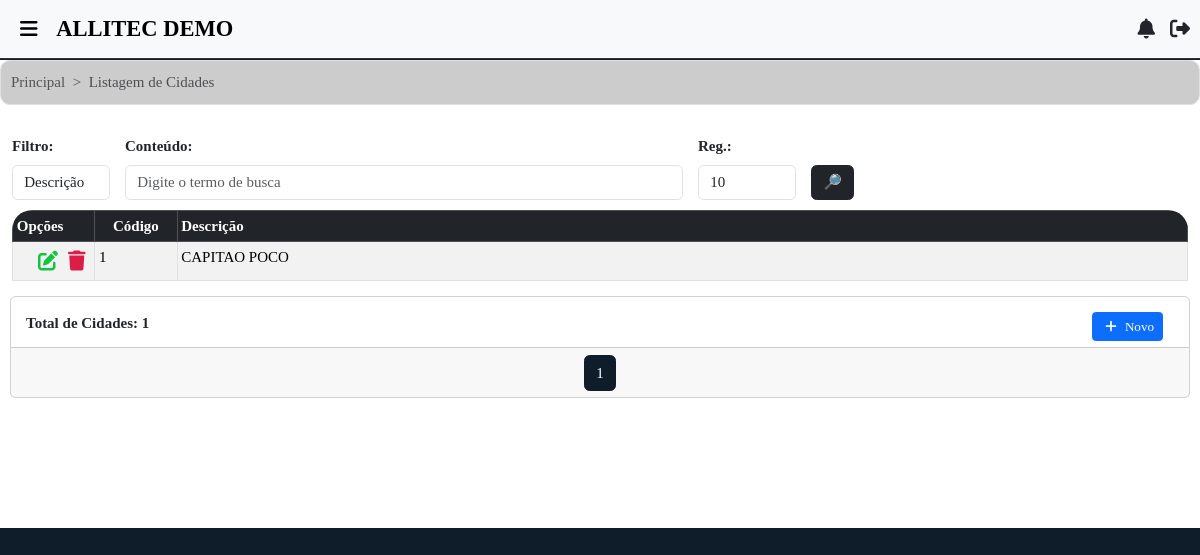
Screenshot of /cidades/lista/ (signed in) with the database file from the repository.
### filiais/models.py (models this page shows, shortened)
class Usuario(AbstractUser):
    empresa = models.ForeignKey(Empresa, on_delete=models.CASCADE, related_name="usuarios", null=True, blank=True)
    filial_user = models.ForeignKey(Filial, on_delete=models.SET_NULL, null=True, blank=True, related_name="usuarios")
    codigo_local = models.PositiveIntegerField(blank=True, null=True)
    gerar_senha_lib = models.BooleanField(default=False, verbose_name='Gerar Senha de Liberação')
    senha_liberacao = models.CharField(max_length=20, blank=True, null=True, verbose_name='Senha de Liberação')
    is_master = models.BooleanField(default=False)
    class Meta:
        unique_together = ('username', 'empresa')

class Filial(models.Model):
    situacao = models.CharField(
        max_length=10,
        verbose_name="Situação",
        choices=[
            ('Ativa', 'Ativa'),
            ('Inativa', 'Inativa')
        ]
    )
    layout_contrato = models.CharField(
        max_length=10,
        verbose_name="Layout Contrato",
        choices=[
            ('Layout 1', 'Layout 1'),
            ('Layout 2', 'Layout 2')
        ],
        default="Layout 1"
    )
    tp_chave = models.CharField(
        max_length=20,
        verbose_name="Tipo de Chave Pix",
        choices=[
            ('CPF', 'CPF'),
            ('CNPJ', 'CNPJ'),
            ('E-mail', 'E-mail'),
            ('Telefone', 'Telefone'),
            ('Chave Aleatória', 'Chave Aleatória')
        ]
    )
    chave_pix = models.CharField(
        max_length=100,
        verbose_name="Chave Pix"
    )
    banco_fil = models.ForeignKey('bancos.Banco', on_delete=models.CASCADE, null=True, blank=True)
    beneficiario = models.CharField(max_length=255, verbose_name='Nome Beneficiário')
    info_comp = models.TextField(default="Obrigado pela preferência!", blank=True)
    info_orcamento = models.TextField(default="*Caro cliente, caso você encontre um orçamento com valor inferior, podemos analisar o orçamento concorrente para fecharmos negócio.", blank=True)
    cnpj = models.CharField(max_length=20, verbose_name='CNPJ')
    ie = models.CharField(max_length=20, verbose_name='Inscrição Estadual')
    razao_social = models.CharField(max_length=100, verbose_name='Razão Social')
    fantasia = models.CharField(max_length=100, verbose_name='Fantasia')
    endereco = models.CharField(max_length=100, verbose_name='Endereço')
    cep = models.CharField(max_length=10, verbose_name='CEP')
    numero = models.CharField(max_length=10, verbose_name='Nº')
    bairro_fil = models.ForeignKey('bairros.Bairro', on_delete=models.SET_NULL, null=True)
    complem = models.CharField(max_length=20, verbose_name='Complemento', blank=True)
    cidade_fil = models.ForeignKey('cidades.Cidade', on_delete=models.SET_NULL, null=True)
    uf = models.ForeignKey('estados.Estado', on_delete=models.SET_NULL, null=True)
    tel = models.CharField(max_length=15, verbose_name='Fone')
    email = models.EmailField(max_length=40, verbose_name='E-mail')
    fantasia_normalizado = models.CharField(max_length=255, editable=False)
    logo = models.FileField(upload_to='logo/', null=True, blank=True, default='default_logo.png')
    vinc_emp = models.ForeignKey(Empresa, on_delete=models.CASCADE)
    dt_criacao = models.CharField(
        max_length=30,
        verbose_name='Data de Registro',
        default=data_hoje_formatada
    )
    dt_inativacao = models.CharField(max_length=30, verbose_name='Data de Inativação', blank=True, null=True)
    principal = models.BooleanField(default=False, verbose_name='Filial Principal')
    vinculada_a = models.ForeignKey('self', null=True, blank=True, on_delete=models.CASCADE, related_name='filiais_secundarias', verbose_name='Filial Vinculada à')
    class Meta:
        verbose_name_plural = "Filiais"

### cidades/models.py (models this page shows, shortened)
class Cidade(models.Model):
    nome_cidade = models.CharField(max_length=100, unique=True)
    vinc_emp = models.ForeignKey('empresas.Empresa', on_delete=models.CASCADE, null=True, blank=True)
    class Meta:
        verbose_name_plural = "Cidades"

### cidades/views.py (the view)
# urls.py: path("lista/", views.lista_cidades, name='lista-cidades'),
@verifica_permissao('cidades.view_cidade')
@login_required
def lista_cidades(request):
    s = request.GET.get('s')
    tp = request.GET.get('tp')
    reg = request.GET.get('reg', '10')
    cidades = Cidade.objects.filter(vinc_emp=request.user.empresa)
    if tp == 'desc' and s:
        norm_s = remove_accents(s).lower()
        cidades = cidades.filter(nome_cidade__icontains=norm_s).order_by('nome_cidade')
    elif tp == 'cod' and s:
        try:
            cidades = cidades.filter(id__iexact=s).order_by('nome_cidade')
        except ValueError:
            cidades = Cidade.objects.none()
    if reg == 'todos':
        num_pagina = cidades.count() or 1
    else:
        try:
            num_pagina = int(reg) if int(reg) > 0 else 1
        except ValueError:
            num_pagina = 10  # Valor padrão
    paginator = Paginator(cidades, num_pagina)
    page = request.GET.get('page')
    cidades = paginator.get_page(page)
    return render(request, 'cidades/lista.html', {
        'cidades': cidades,
        's': s,
        'tp': tp,
        'reg': reg,
    })

### templates/cidades/lista.html (shortened to what this page needs)
{% extends 'base.html' %}
{% load static %}
{% block content %}
    <div class="container-fluid bg-white">
        <nav style="--bs-breadcrumb-divider: '>';" aria-label="breadcrumb">
            <ol class="breadcrumb">
                <li class="breadcrumb-item"><a href="{% url 'inicio' %}" id="item-naveg">Principal</a></li>
                <li class="breadcrumb-item active" aria-current="page">Listagem de Cidades</li>
            </ol>
        </nav>
        <form method="GET" id="search-form" style="margin-left: 1%; margin-right: 1%;">
            <div class="row g-3 align-items-end">
                <div class="col-md-1 search-div">
                    <label class="form-label">Filtro:</label>
                    <select name="tp" id="tp" class="form-control">
                        <option value="desc" {% if request.GET.tp == 'desc' %}selected{% endif %}>Descrição</option>
                    </select>
                </div>
                <div class="col-md-2 search-div flex-md-fill">
                    <label class="form-label">Conteúdo:</label>
                    <input class="form-control" type="text" name="s" id="s" placeholder="Digite o termo de busca" value="{{ request.GET.s }}">
                </div>
                <div class="col-md-1 search-div">
                    <label class="form-label">Reg.:</label>
                    <select class="form-control" id="qtd_reg" name="reg">
                        <option value="10" {% if request.GET.reg == '10' %}selected{% endif %}>10</option>
                    </select>
                </div>
                <div class="col search-div d-flex justify-content-start">
                    <button class="btn btn-dark" title="Consultar clientes" type="submit" id="data-btn" data-bs-toggle="modal" data-bs-target="#loadingModal">🔎</button>
                </div>
            </div>
        </form>
        <div class="table-container" style="margin-left: 1%; margin-right: 1%;">
            <table class="table table-bordered table-responsive-md table-rounded table-striped" id="tabelas-lista">
                <thead thead class="table-dark">
                    <tr>
                        <th scope="col" style="text-align: justify; width: 7%;">Opções</th>
                        <th scope="col" style="text-align: center; width: 7%;">Código</th>
                        <th scope="col" style="align-items: center;">Descrição</th>
                    </tr>
                </thead>
                <tbody>
                    {% for cidade in cidades %}
                        <tr>
                            <td style="width: 80px;">
                                <span>
                                    <i class="fas fa-trash" title="Deletar" data-bs-toggle="modal" data-bs-target="#modal-{{ cidade.id }}"></i>
                                </span>
                                <a href="{% url 'att-cidade' cidade.id %}" class="btn-permissao"
                                  data-permissao="cidades.change_cidade"
                                  data-msg-negado="Seu usuário não pode editar cidades!"><span><i class="fas fa-edit" title="Editar"></i></span></a>
                            </td>
                            <td style="align-items: center;">{{ cidade.id }}</td>
                            <td class="text-uppercase" style="align-items: center;">{{ cidade.nome_cidade }}</td>
                        </tr>
                    {% empty %}
                    <tr>
                        <td colspan="8" class="me-auto" style="text-align: center;">
                            Nenhuma cidade encontrada.
                        </td>
                    </tr>
                    {% endfor %}
                </tbody>
            </table>
        </div>
        <div class="card">
            <div class="card-body" style="max-height: 50px;">
                <strong>Total de Cidades: {{ cidades|length }}</strong>
                <a id="add-link" href="{% url 'add-cidade' %}" style="margin-left: 1%; margin-right: 1%; float: right;" class="btn-permissao" data-permissao="cidades.add_cidade" data-msg-negado="Seu usuário não pode adicionar cidades!">
                    <button type="button" class="btn btn-primary btn-sm" id="add-cidade"><i class="fas fa-plus"></i> Novo</button>
                </a>
            </div>
            <div class="card-footer text-body-secondary">
                <nav aria-label="Page navigation example" style="padding-bottom: 1px;">
                    <ul class="pagination justify-content-center">
                        {% for num in cidades.paginator.page_range %}
                            {% if num >= cidades.number|add:'-2' and num <= cidades.number|add:'2' %}
                                {% if cidades.number == num %}
                                    <li class="page-item active" aria-current="page">
                                        <span class="page-link" style="background-color: #0f1d2b; color: white;">{{ num }}</span>
                                    </li>
                                {% else %}
                                    <li class="page-item">
                                        <a class="page-link" style="color: #0f1d2b;" href="?page={{ num }}{% for key, value in request.GET.items %}{% if key != 'page' %}&{{ key }}={{ value }}{% endif %}{% endfor %}">{{ num }}</a>
                                    </li>
                                {% endif %}
                            {% endif %}
                        {% endfor %}
                    </ul>
                </nav>
            </div>
        </div>
    </div>
{% endblock %}

### templates/base.html (shortened to what this page needs)
<!doctype html>
{% load static %}
<html lang="pt-BR">
<head>
    <link href="https://cdn.jsdelivr.net/npm/bootstrap@5.3.2/dist/css/bootstrap.min.css" rel="stylesheet">
    <link href="https://cdn.jsdelivr.net/npm/select2@4.1.0-rc.0/dist/css/select2.min.css" rel="stylesheet" />
    <link rel="stylesheet" href="https://code.jquery.com/ui/1.14.1/themes/base/jquery-ui.css">
    <link rel="stylesheet" type="text/css" href="https://cdn.jsdelivr.net/npm/toastify-js/src/toastify.min.css">
    <link rel="stylesheet" href="{% static 'css/styles.css' %}">
</head>
<body>
    <div class="container-fluid">
        {% if user.is_authenticated %}
            <nav class="navbar fixed-top navbar-expand-lg bg-body-tertiary">
                <div class="container-fluid">
                    <div class="d-flex align-items-center">
                        <i class="navbar-brand fa-solid fa-bars"
                           style="margin-left: 20px; font-size: 20px;"
                           data-bs-toggle="offcanvas"
                           href="#offcanvasExample"
                           role="button"
                           aria-controls="offcanvasExample"></i>
                        {% if request.user.is_superuser %}
                            <a class="navbar-brand ms-1" href="{% url 'lista-empresas' %}" style="text-decoration: none;">
                                <div class="text-uppercase" style="font-size: 1.5rem; font-weight: bold;">
                                    ADMINISTRAÇÃO
                                </div>
                            </a>
                        {% else %}
                            <a class="navbar-brand ms-1" href="{% url 'inicio' %}" style="text-decoration: none;">
                                <div class="text-uppercase" style="font-size: 1.5rem; font-weight: bold;">
                                    {{ request.user.filial_user.fantasia }}
                                </div>
                            </a>
                        {% endif %}
                    </div>
                    <div class="d-flex align-items-center ms-auto" style="font-size: 20px; margin-right: 10px;">
                        <div class="nav-item dropdown">
                            <a class="nav-link" href="#" id="notificationsDropdown" role="button"
                               data-bs-toggle="dropdown" aria-expanded="false">
                                <i class="fas fa-bell"></i>
                            </a>
                        </div>
                        {% if request.user.is_superuser %}
                            <div class="nav-item ms-3">
                                <a class="nav-link" href="{% url 'logout-view-superuser' %}" title="Sair"
                                   onclick="showLoadingModal()">
                                    <i class="fa-solid fa-right-from-bracket"></i>
                                </a>
                            </div>
                        {% else %}
                            <div class="nav-item ms-3">
                                <a class="nav-link" href="{% url 'logout-view' %}" title="Sair"
                                   onclick="showLoadingModal()">
                                    <i class="fa-solid fa-right-from-bracket"></i>
                                </a>
                            </div>
                        {% endif %}
                    </div>
                </div>
            </nav>
        {% endif %}
    </div>
    {% block content %}{% endblock %}
</body>
</html>

### rows the page displays
Usuario: user.filial_user.fantasia "ALLITEC DEMO"
Cidade: id "1", nome_cidade "CAPITAO POCO"

### other values shown
{{ cidades|length }} "1"
{{ num }} "1"
